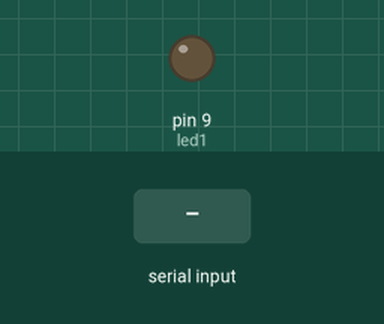
Bench run of a sketch on a simulated Arduino Uno, built with avr-gcc and run on an emulated ATmega328P. Shown: output pins drawn as LEDs (lit = HIGH). Inputs (shaded band) come from the test bench.

Above: at 1.2 s.
1.3 s: "90,45\n" received over Serial
At 1.8 s:
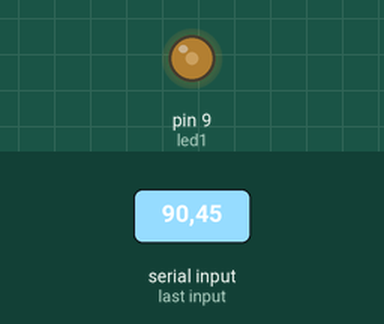
2.8 s: "30,150\n" received over Serial
At 4.0 s:
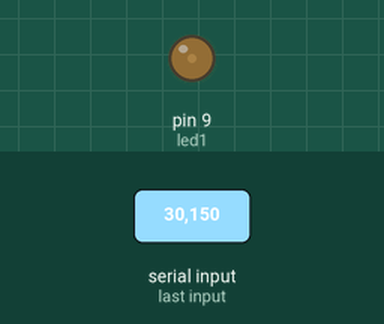
4.3 s: "200\n" received over Serial
At 5.2 s:
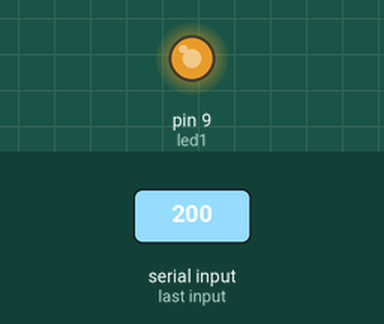
5.8 s: "90\n" received over Serial
At 6.3 s:
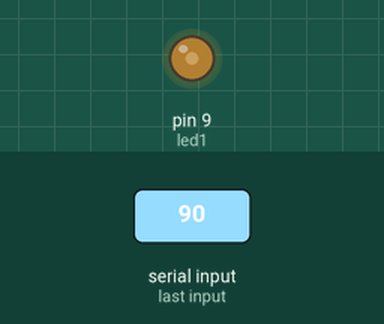
Timing chart, 0 to 8.3 s (numbered marks = the images above; inputs shaded):
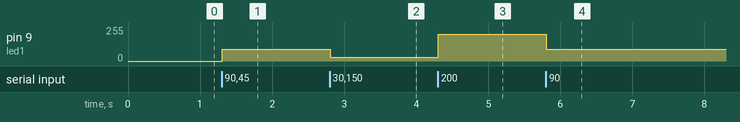

Measured:
- after the input at 1.3 s, pin 9 (led1): 0/255 → 90/255 at once
- after the input at 2.8 s, pin 9 (led1): 90/255 → 30/255 at once
- after the input at 4.3 s, pin 9 (led1): 30/255 → 200/255 at once
- after the input at 5.8 s, pin 9 (led1): 200/255 → 90/255 at once

The sketch:

7-HC05_led_analogico_appbotoes_2.ino
```cpp
int     led1 = 9;
int     dimmer;
String  stringGeral;

void setup(){
  Serial.begin(9600);
  pinMode(led1, OUTPUT);
}

void loop(){
  if (Serial.available())  {
    stringGeral = String("");

    while (Serial.available())    {
      stringGeral = stringGeral + char(Serial.read());
      delay(1);
    }
    dimmer = stringGeral.toInt();

    if ( dimmer >= 0 && dimmer <= 255)    {
      analogWrite(led1, dimmer);
      }
  }
}
```
